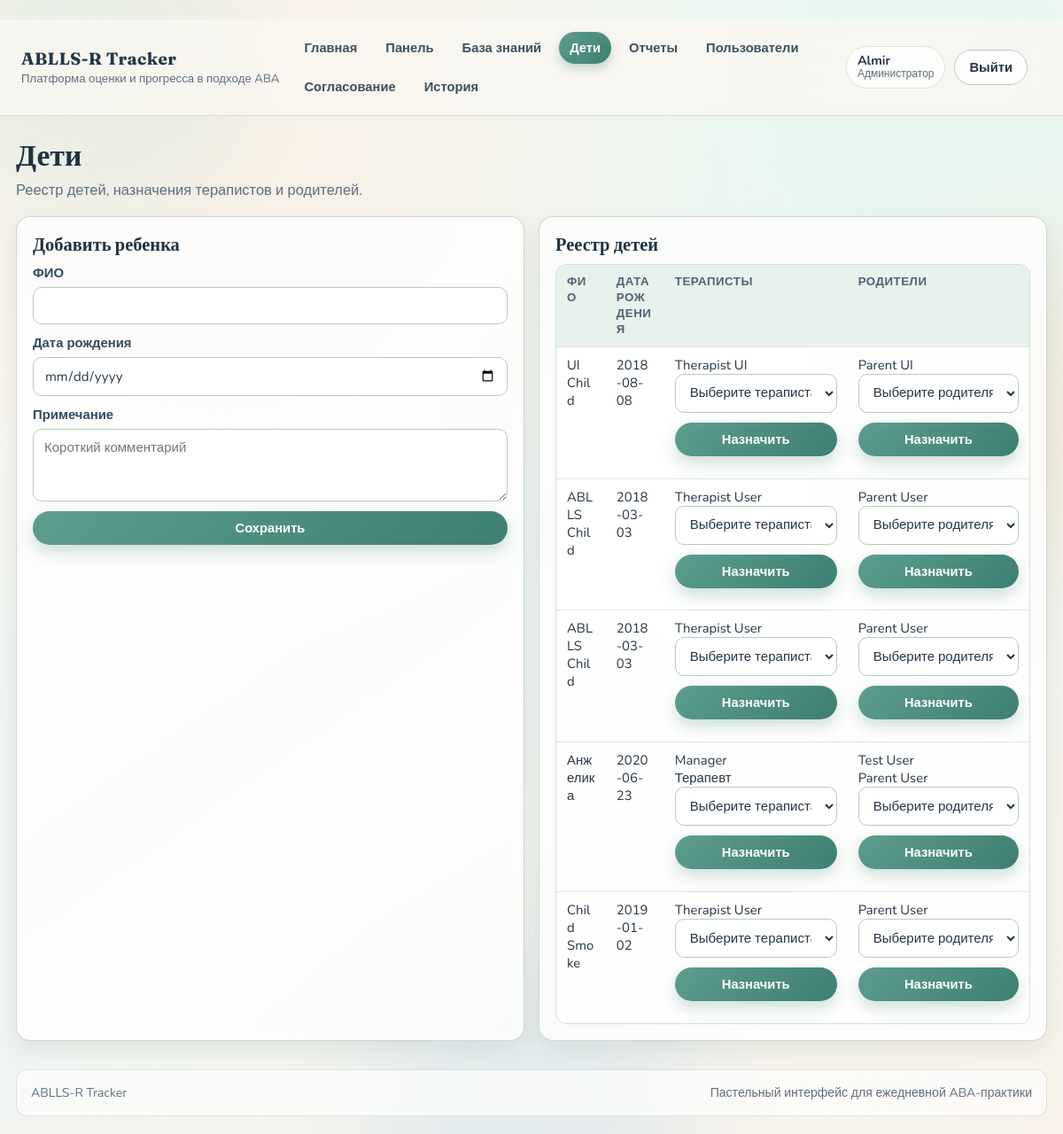
Page /children (signed in) on the earlier database version.
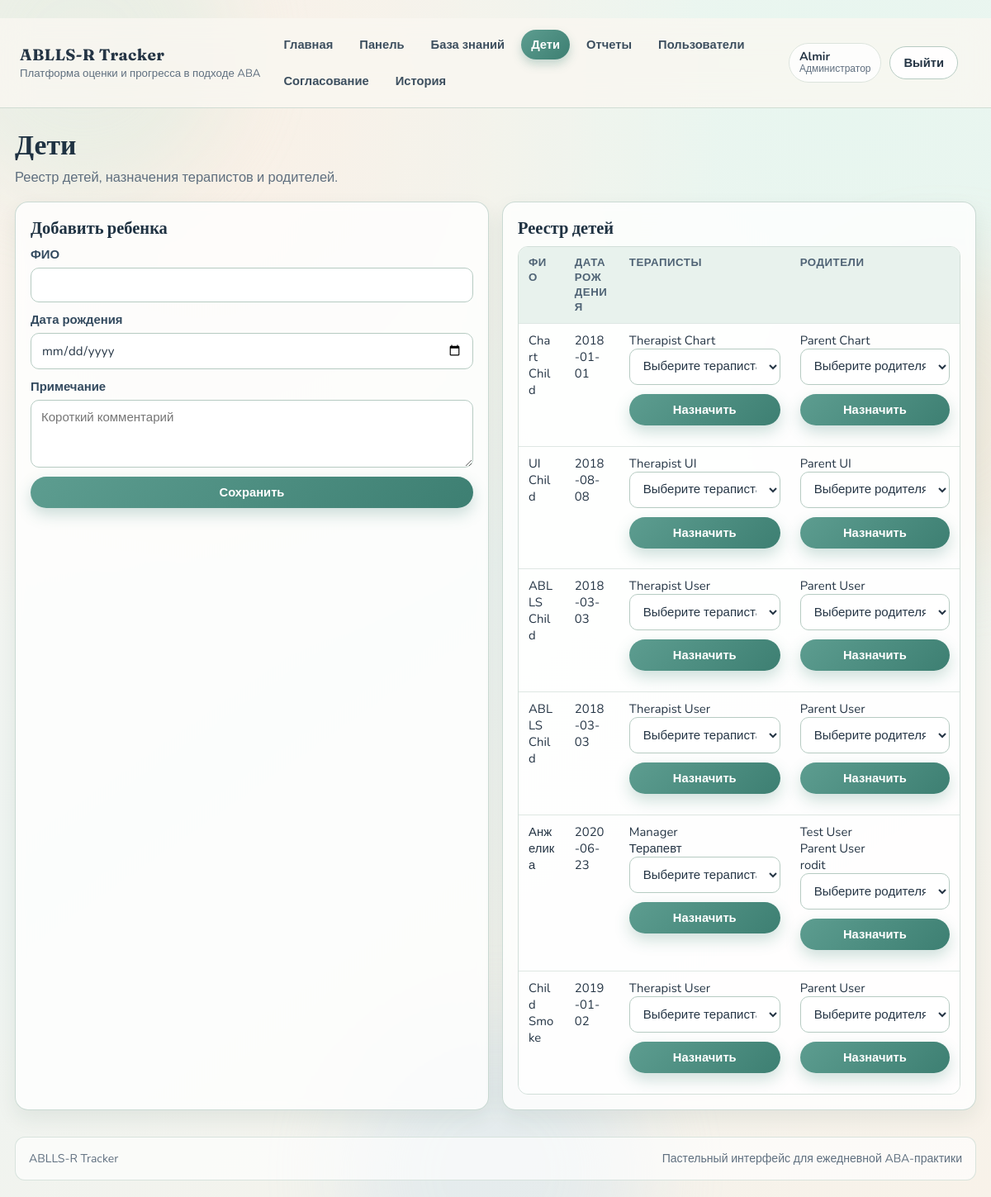
Same page on the later database version.
### app/models/child.py (models this page shows)
class Child(Base):
    __tablename__ = "children"
    id: Mapped[str] = mapped_column(
        String(36),
        primary_key=True,
        default=lambda: str(uuid.uuid4()),
    )
    full_name: Mapped[str] = mapped_column(String(255), index=True)
    birth_date: Mapped[date | None] = mapped_column(Date, nullable=True)
    notes: Mapped[str | None] = mapped_column(Text, nullable=True)
    created_by: Mapped[str | None] = mapped_column(
        String(36),
        ForeignKey("users.id"),
        nullable=True,
    )
    created_at: Mapped[datetime] = mapped_column(
        DateTime,
        default=lambda: datetime.now(timezone.utc),
    )

### app/models/user.py (models this page shows)
class User(Base):
    __tablename__ = "users"
    id: Mapped[str] = mapped_column(
        String(36),
        primary_key=True,
        default=lambda: str(uuid.uuid4()),
    )
    email: Mapped[str] = mapped_column(String(255), unique=True, index=True)
    full_name: Mapped[str] = mapped_column(String(255))
    role: Mapped[str] = mapped_column(String(20))
    password_hash: Mapped[str] = mapped_column(String(255))
    created_at: Mapped[datetime] = mapped_column(
        DateTime,
        default=lambda: datetime.now(timezone.utc),
    )

### app/routers/pages.py (the view)
@router.get("/children")
def children(request: Request, db: Session = Depends(get_db)):
    user, response = _require_roles(request, db, {"admin", "therapist"})
    if response:
        return response
    context = _base_context(request, db)
    if user.role == "admin":
        children_list = db.execute(
            select(Child).order_by(Child.created_at.desc())
        ).scalars().all()
        therapists = db.execute(
            select(User).where(User.role == "therapist").order_by(User.full_name.asc())
        ).scalars().all()
        parents = db.execute(
            select(User).where(User.role == "parent").order_by(User.full_name.asc())
        ).scalars().all()
        t_assignments = db.execute(select(ChildTherapistAssignment)).scalars().all()
        p_assignments = db.execute(select(ChildParentAssignment)).scalars().all()
        therapist_map = {u.id: u for u in therapists}
        parent_map = {u.id: u for u in parents}
        child_therapists: dict[str, list[User]] = {c.id: [] for c in children_list}
        child_parents: dict[str, list[User]] = {c.id: [] for c in children_list}
        for row in t_assignments:
            therapist = therapist_map.get(row.therapist_id)
            if therapist and row.child_id in child_therapists:
                child_therapists[row.child_id].append(therapist)
        for row in p_assignments:
            parent = parent_map.get(row.parent_id)
            if parent and row.child_id in child_parents:
                child_parents[row.child_id].append(parent)
        context.update(
            {
                "children_list": children_list,
                "therapists": therapists,
                "parents": parents,
                "child_therapists": child_therapists,
                "child_parents": child_parents,
            }
        )
    else:
        context["assigned_children"] = _children_for_therapist(db, user.id)
    return templates.TemplateResponse("children.html", context)

### templates/children.html (shortened to what this page needs)
﻿{% extends "base.html" %}
{% block content %}
  <section class="page-head">
    <h1 class="page-title">Дети</h1>
    <p class="page-subtitle">Реестр детей, назначения терапистов и родителей.</p>
  </section>
  {% if current_user and current_user.role == "admin" %}
    <section class="grid">
      <article class="card">
        <h2>Добавить ребенка</h2>
        <form class="form" method="post" action="/children">
          <label>
            ФИО
            <input type="text" name="full_name" required>
          </label>
          <label>
            Дата рождения
            <input type="date" name="birth_date">
          </label>
          <label>
            Примечание
            <textarea name="notes" rows="3" placeholder="Короткий комментарий"></textarea>
          </label>
          <button type="submit">Сохранить</button>
        </form>
      </article>
      <article class="card">
        <h2>Реестр детей</h2>
        {% if children_list %}
          <div class="table-wrap">
            <table class="table">
              <thead>
                <tr>
                  <th>ФИО</th>
                  <th>Дата рождения</th>
                  <th>Тераписты</th>
                  <th>Родители</th>
                </tr>
              </thead>
              <tbody>
                {% for child in children_list %}
                  <tr>
                    <td>{{ child.full_name }}</td>
                    <td>{{ child.birth_date or "-" }}</td>
                    <td>
                      {% set therapists_for_child = child_therapists.get(child.id, []) %}
                      {% if therapists_for_child %}
                        {% for therapist in therapists_for_child %}
                          <div>{{ therapist.full_name }}</div>
                        {% endfor %}
                      {% else %}
                        <span class="badge pending">Не назначен</span>
                      {% endif %}
                      <form class="form form-inline" method="post" action="/children/{{ child.id }}/assign-therapist">
                        <select name="therapist_id" required>
                          <option value="">Выберите тераписта</option>
                        </select>
                        <button type="submit">Назначить</button>
                      </form>
                    </td>
                    <td>
                      {% set parents_for_child = child_parents.get(child.id, []) %}
                      {% if parents_for_child %}
                        {% for parent in parents_for_child %}
                          <div>{{ parent.full_name }}</div>
                        {% endfor %}
                      {% else %}
                        <span class="badge pending">Не назначен</span>
                      {% endif %}
                      <form class="form form-inline" method="post" action="/children/{{ child.id }}/assign-parent">
                        <select name="parent_id" required>
                          <option value="">Выберите родителя</option>
                        </select>
                        <button type="submit">Назначить</button>
                      </form>
                    </td>
                  </tr>
                {% endfor %}
              </tbody>
            </table>
          </div>
        {% else %}
          <p>Пока нет ни одного ребенка.</p>
        {% endif %}
      </article>
    </section>
  {% endif %}
{% endblock %}

### templates/base.html (shortened to what this page needs)
﻿<!doctype html>
<html lang="ru">
  <head>
    <link rel="stylesheet" href="/static/styles.css">
  </head>
  <body>
    <div class="bg-orb bg-orb-a" aria-hidden="true"></div>
    <div class="bg-orb bg-orb-b" aria-hidden="true"></div>
    <div class="bg-orb bg-orb-c" aria-hidden="true"></div>
    <header class="site-header">
      <div class="brand-wrap">
        <a class="brand" href="/">ABLLS-R Tracker</a>
        <span class="brand-subtitle">Платформа оценки и прогресса в подходе ABA</span>
      </div>
      <nav class="nav" id="mainNav">
        <a href="/">Главная</a>
        {% if current_user %}
          <a href="/dashboard">Панель</a>
          <a href="/knowledge-base">База знаний</a>
          {% if current_user.role in ["admin", "therapist"] %}
            <a href="/children">Дети</a>
          {% endif %}
          {% if current_user.role in ["admin", "therapist", "parent"] %}
            <a href="/reports">Отчеты</a>
          {% endif %}
          {% if current_user.role == "admin" %}
            <a href="/admin/users">Пользователи</a>
            <a href="/admin/edit-requests">Согласование</a>
            <a href="/history">История</a>
          {% endif %}
        {% endif %}
      </nav>
      <div class="auth">
        {% if current_user %}
          <div class="user-pill">
            <span class="user-name">{{ current_user.full_name }}</span>
            <span class="user-role">{{ role_labels.get(current_user.role, current_user.role) }}</span>
          </div>
          <form action="/auth/logout" method="post" class="logout">
            <button type="submit">Выйти</button>
          </form>
        {% else %}
          <a class="link-button" href="/auth/login">Войти</a>
          <a class="button" href="/auth/register">Регистрация</a>
        {% endif %}
      </div>
    </header>
    <main class="page">
      {% block content %}{% endblock %}
    </main>
    <footer class="site-footer">
      <div>ABLLS-R Tracker</div>
      <div>Пастельный интерфейс для ежедневной ABA-практики</div>
    </footer>
  </body>
</html>

Differences in the rows shown:
added Child: full_name "Chart Child", birth_date "2018-01-01"
added User: full_name "Therapist Chart", shown under "Chart Child"
added User: full_name "Parent Chart", shown under "Chart Child"
added User: full_name "rodit", shown under Child "Анжелика"
